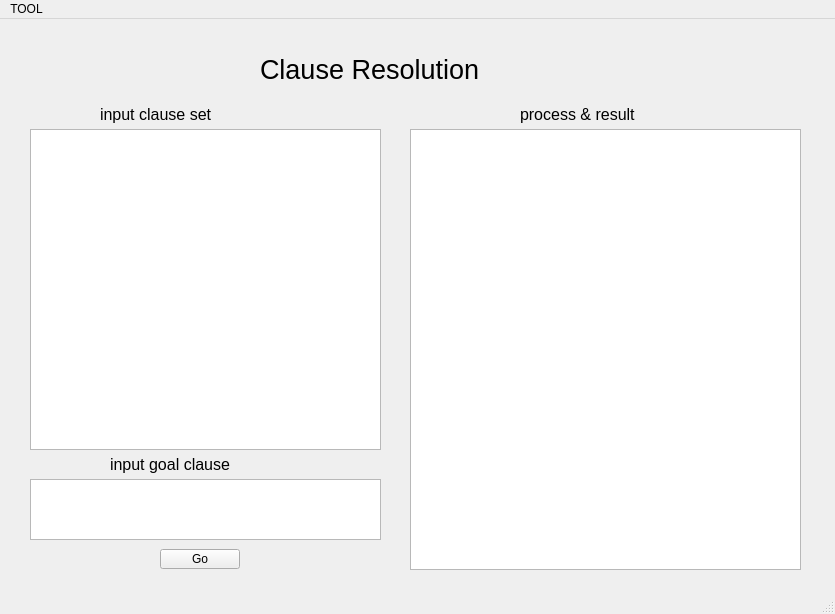
<?xml version="1.0" encoding="UTF-8"?>
<ui version="4.0">
 <class>MainWindow</class>
 <widget class="QMainWindow" name="MainWindow">
  <property name="geometry">
   <rect>
    <x>0</x>
    <y>0</y>
    <width>835</width>
    <height>614</height>
   </rect>
  </property>
  <property name="windowTitle">
   <string>MainWindow</string>
  </property>
  <widget class="QWidget" name="centralwidget">
   <widget class="QTextBrowser" name="textBrowser">
    <property name="geometry">
     <rect>
      <x>410</x>
      <y>110</y>
      <width>391</width>
      <height>441</height>
     </rect>
    </property>
    <property name="styleSheet">
     <string notr="true"/>
    </property>
   </widget>
   <widget class="QLabel" name="label_main">
    <property name="geometry">
     <rect>
      <x>260</x>
      <y>10</y>
      <width>381</width>
      <height>81</height>
     </rect>
    </property>
    <property name="text">
     <string>&lt;html&gt;&lt;head/&gt;&lt;body&gt;&lt;p&gt;&lt;span style=&quot; font-size:20pt;&quot;&gt;Clause Resolution&lt;/span&gt;&lt;/p&gt;&lt;/body&gt;&lt;/html&gt;</string>
    </property>
   </widget>
   <widget class="QTextEdit" name="textEdit">
    <property name="geometry">
     <rect>
      <x>30</x>
      <y>110</y>
      <width>351</width>
      <height>321</height>
     </rect>
    </property>
    <property name="html">
     <string>&lt;!DOCTYPE HTML PUBLIC &quot;-//W3C//DTD HTML 4.0//EN&quot; &quot;http://www.w3.org/TR/REC-html40/strict.dtd&quot;&gt;
&lt;html&gt;&lt;head&gt;&lt;meta name=&quot;qrichtext&quot; content=&quot;1&quot; /&gt;&lt;style type=&quot;text/css&quot;&gt;
p, li { white-space: pre-wrap; }
&lt;/style&gt;&lt;/head&gt;&lt;body style=&quot; font-family:'SimSun'; font-size:9pt; font-weight:400; font-style:normal;&quot;&gt;
&lt;p align=&quot;center&quot; style=&quot;-qt-paragraph-type:empty; margin-top:0px; margin-bottom:0px; margin-left:0px; margin-right:0px; -qt-block-indent:0; text-indent:0px;&quot;&gt;&lt;br /&gt;&lt;/p&gt;&lt;/body&gt;&lt;/html&gt;</string>
    </property>
   </widget>
   <widget class="QTextEdit" name="textEdit_2">
    <property name="geometry">
     <rect>
      <x>30</x>
      <y>460</y>
      <width>351</width>
      <height>61</height>
     </rect>
    </property>
    <property name="html">
     <string>&lt;!DOCTYPE HTML PUBLIC &quot;-//W3C//DTD HTML 4.0//EN&quot; &quot;http://www.w3.org/TR/REC-html40/strict.dtd&quot;&gt;
&lt;html&gt;&lt;head&gt;&lt;meta name=&quot;qrichtext&quot; content=&quot;1&quot; /&gt;&lt;style type=&quot;text/css&quot;&gt;
p, li { white-space: pre-wrap; }
&lt;/style&gt;&lt;/head&gt;&lt;body style=&quot; font-family:'SimSun'; font-size:9pt; font-weight:400; font-style:normal;&quot;&gt;
&lt;p align=&quot;center&quot; style=&quot;-qt-paragraph-type:empty; margin-top:0px; margin-bottom:0px; margin-left:0px; margin-right:0px; -qt-block-indent:0; text-indent:0px;&quot;&gt;&lt;br /&gt;&lt;/p&gt;&lt;/body&gt;&lt;/html&gt;</string>
    </property>
   </widget>
   <widget class="QLabel" name="label_clauseSet">
    <property name="geometry">
     <rect>
      <x>100</x>
      <y>80</y>
      <width>261</width>
      <height>31</height>
     </rect>
    </property>
    <property name="text">
     <string>&lt;html&gt;&lt;head/&gt;&lt;body&gt;&lt;p&gt;&lt;span style=&quot; font-size:12pt;&quot;&gt;input clause set&lt;/span&gt;&lt;/p&gt;&lt;/body&gt;&lt;/html&gt;</string>
    </property>
   </widget>
   <widget class="QLabel" name="label_goal">
    <property name="geometry">
     <rect>
      <x>110</x>
      <y>420</y>
      <width>211</width>
      <height>51</height>
     </rect>
    </property>
    <property name="text">
     <string>&lt;html&gt;&lt;head/&gt;&lt;body&gt;&lt;p&gt;&lt;span style=&quot; font-size:12pt;&quot;&gt;input goal clause &lt;/span&gt;&lt;/p&gt;&lt;/body&gt;&lt;/html&gt;</string>
    </property>
   </widget>
   <widget class="QLabel" name="label_pr">
    <property name="geometry">
     <rect>
      <x>520</x>
      <y>80</y>
      <width>241</width>
      <height>31</height>
     </rect>
    </property>
    <property name="text">
     <string>&lt;html&gt;&lt;head/&gt;&lt;body&gt;&lt;p&gt;&lt;span style=&quot; font-size:12pt;&quot;&gt;process &amp;amp; result&lt;/span&gt;&lt;/p&gt;&lt;/body&gt;&lt;/html&gt;</string>
    </property>
   </widget>
   <widget class="QPushButton" name="GoButton">
    <property name="geometry">
     <rect>
      <x>160</x>
      <y>530</y>
      <width>80</width>
      <height>20</height>
     </rect>
    </property>
    <property name="text">
     <string>Go</string>
    </property>
   </widget>
  </widget>
  <widget class="QMenuBar" name="menubar">
   <property name="geometry">
    <rect>
     <x>0</x>
     <y>0</y>
     <width>835</width>
     <height>21</height>
    </rect>
   </property>
   <widget class="QMenu" name="menuTOOL">
    <property name="title">
     <string>TOOL</string>
    </property>
    <addaction name="actionrestart"/>
    <addaction name="actionusage"/>
    <addaction name="actionmore"/>
   </widget>
   <addaction name="menuTOOL"/>
  </widget>
  <widget class="QStatusBar" name="statusbar"/>
  <action name="actionrestart">
   <property name="text">
    <string>restart</string>
   </property>
  </action>
  <action name="actionusage">
   <property name="text">
    <string>usage</string>
   </property>
  </action>
  <action name="actionmore">
   <property name="text">
    <string>more</string>
   </property>
  </action>
 </widget>
 <resources/>
 <connections/>
</ui>
